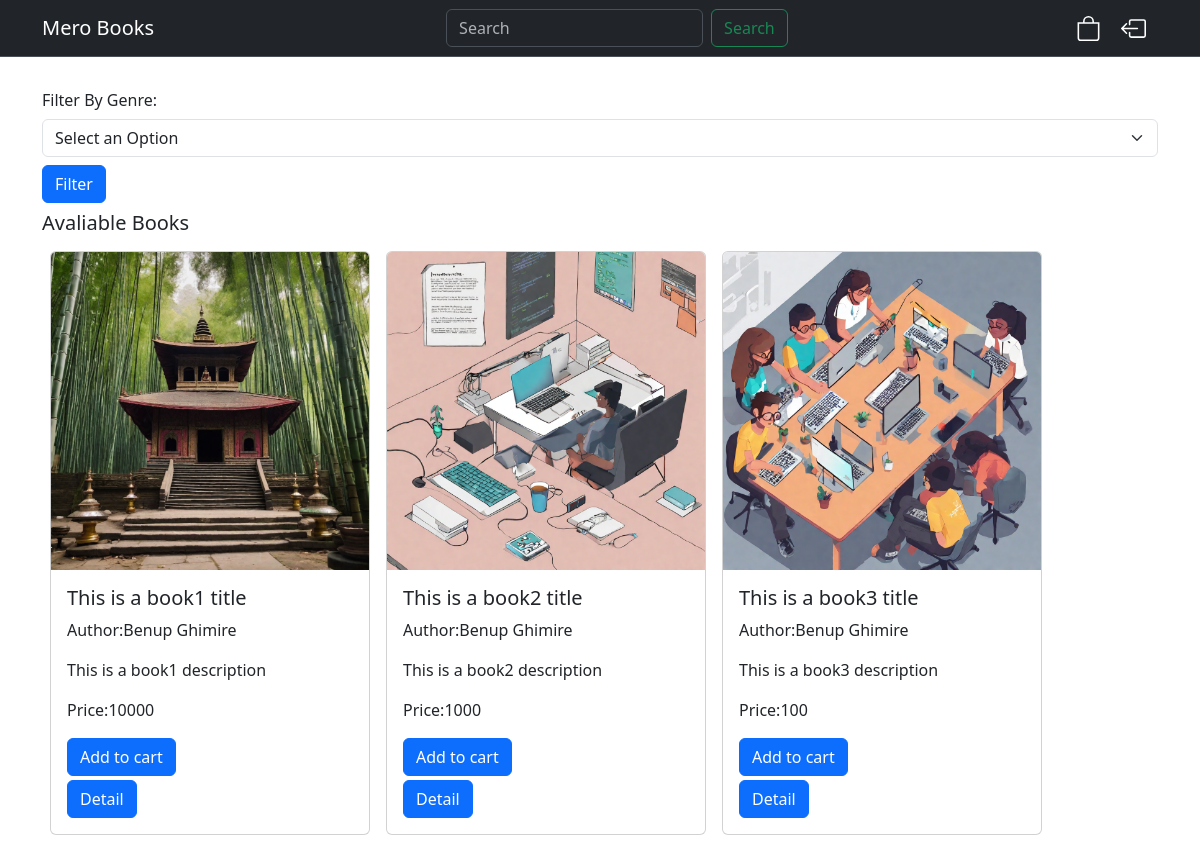
The app's page / (signed in) with its own data.
### store/models.py (models this page shows, shortened)
class Book(models.Model):
    title=models.CharField(max_length=100)
    author=models.ForeignKey(Author,on_delete=models.CASCADE)
    genre=models.ForeignKey(Genre,on_delete=models.CASCADE)
    price=models.IntegerField()
    description=models.TextField()
    book_image=models.ImageField()

class Author(models.Model):
    name=models.CharField(max_length=50)
    def __str__(self) -> str:
        return self.name

### store/views.py (the view, shortened to what this page needs)
# urls.py: path('',HomeView.as_view(),name="home"),
@method_decorator(login_required(login_url='store:login'),name="dispatch")
class HomeView(View):
    def get(self,request):
        genre_id = request.GET.get('genre')
        book_val=request.GET.get('searckBook')
        if genre_id is None and book_val is None:
            books=Book.objects.all()
        elif genre_id is not None:
            books = Book.objects.filter(genre_id=genre_id)
        else:
            books = Book.objects.filter(title__icontains=book_val)
        genre=Genre.objects.all()
        return render(request,'store/home.html',{'books':books,'genre':genre,'messages':''})

### store/customauth.py (called while the page is built)
    def get_user(self, user_id):
        try:
            return User.objects.get(pk=user_id)
        except User.DoesNotExist:
            return None

### store/templates/store/home.html (shortened to what this page needs)
{% extends 'index.html' %}
{% block content %}
{% include 'storenavbar.html' %}
<div class="container mt-4">
    <form action="{% url 'store:home' %}" method="get">
        <div class="form-group">
            <label for="genre" class="col-form-label">Filter By Genre:</label>
            <select class="form-select" name="genre" id="genre" required>
                <option value="" hidden selected disabled>Select an Option</option>
            </select>
        </div>
        <input type="submit" value="Filter" class="btn btn-primary my-2">
    </form>
    <h5>Avaliable Books</h5>
    <div class="row">
        <div class="col d-lg-flex d-md-flex flex-wrap d-block">
            {% for book in books %}
                <div class="card my-2 mx-lg-2 mx-md-2" style="width: 20rem;">
                    <img src="{{book.book_image.url}}" class="card-img-top" alt="{{book.title}}">
                    <div class="card-body">
                    <h5 class="card-title">{{book.title}}</h5>
                    <p class="card-text">Author:{{book.author}}</p>
                    <p class="card-text">{{book.description}}</p>
                    <p class="card-text">Price:{{book.price}}</p>
                    <form method="post" action="{% url 'store:home' %}">
                        <input type="submit" class="btn btn-primary" value="Add to cart">
                    </form>
                    <button class="btn btn-primary mt-1"><a href="{% url 'store:bookdetail' book.id %}" class="text-decoration-none text-white">Detail</a></button>
                    </div>
                </div>
            {% endfor %}
        </div>
    </div>
</div>
{% endblock %}

### records on screen
Book: book_image (picture), title "This is a book1 title", author "Benup Ghimire", description "This is a book1 description", price "10000"
Book: book_image (picture), title "This is a book2 title", author "Benup Ghimire", description "This is a book2 description", price "1000"
Book: book_image (picture), title "This is a book3 title", author "Benup Ghimire", description "This is a book3 description", price "100"
